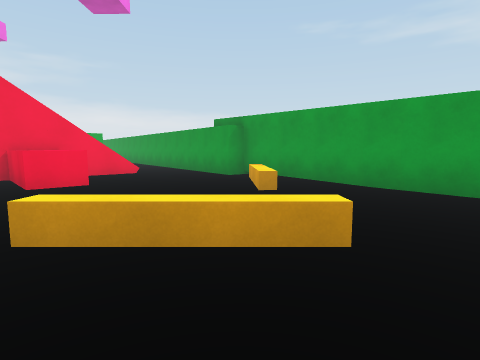
View 1 (above)

16 first-person views from a walk through a scene from a Unity 3-D project. The camera is 1.3 m above the floor, tilts 6° down and sees 80° across. The floor is counted in squares, 2 m on a side. Each view is taken from the middle of a square. On the plan, view 1 faces up. The plan holds only what a view shows up to about 9 squares ahead; the rest is blank. The place goes on beyond the plan. The player is left out. Surface patterns are stand-ins for the level's own textures.

View 2
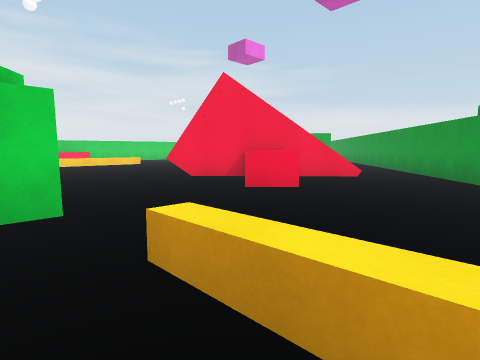

View 3
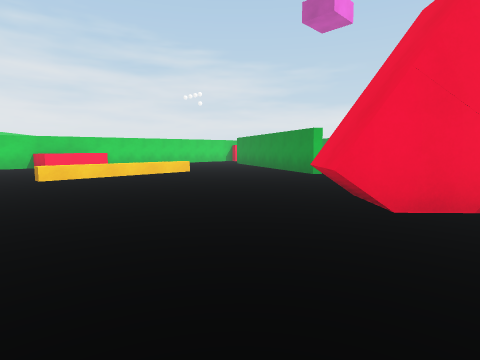

View 4
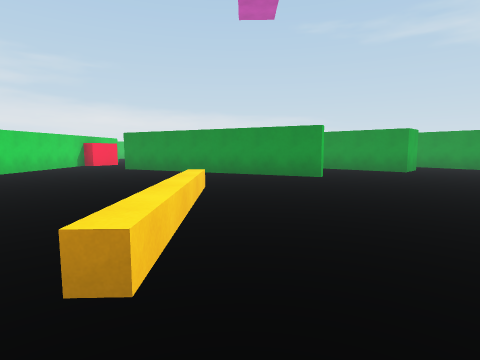

View 5
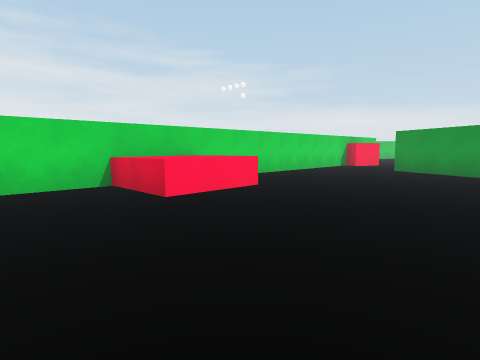

View 6
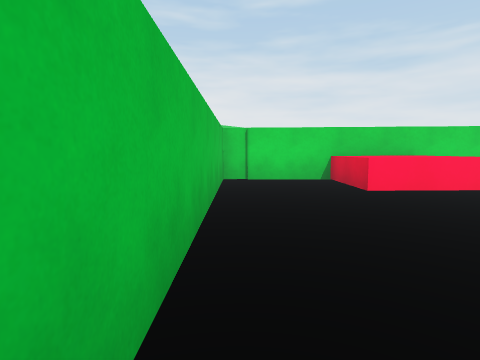

View 7
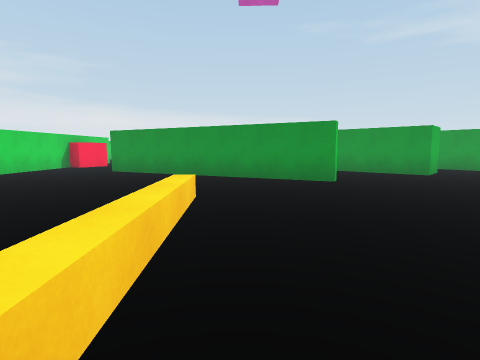

View 8
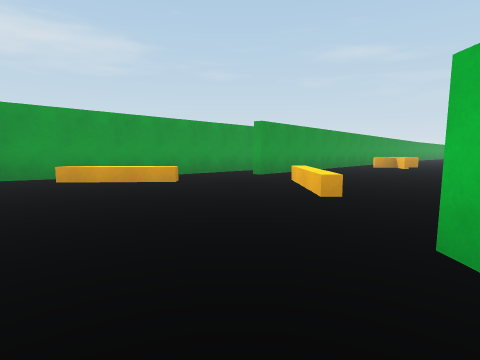

View 9
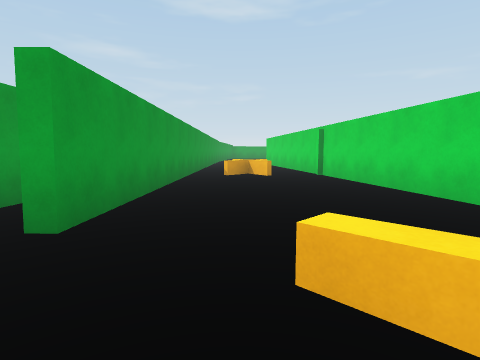

View 10
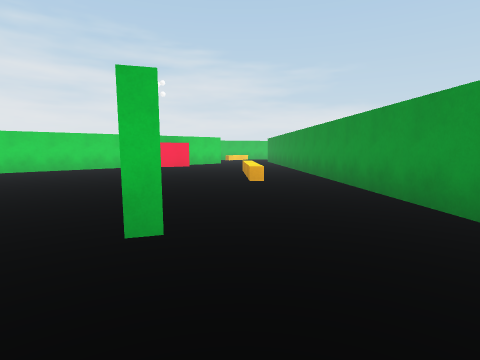

View 11
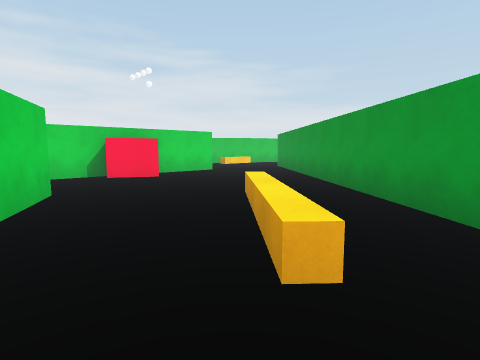

View 12
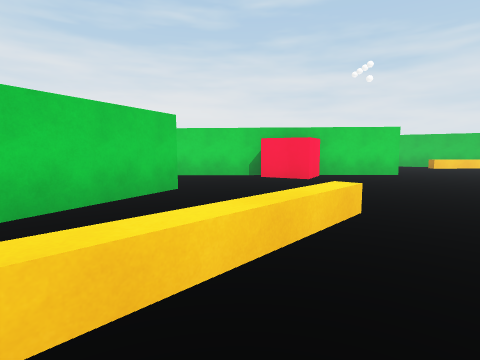

View 13
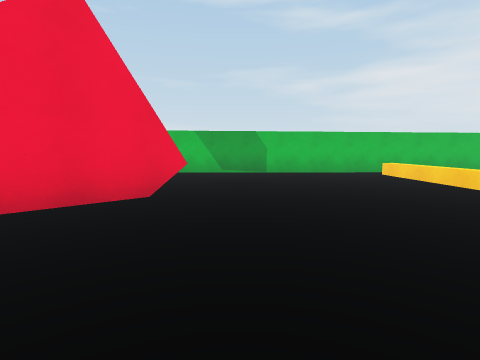

View 14
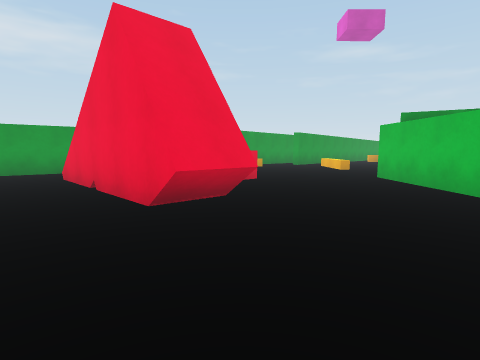

View 15
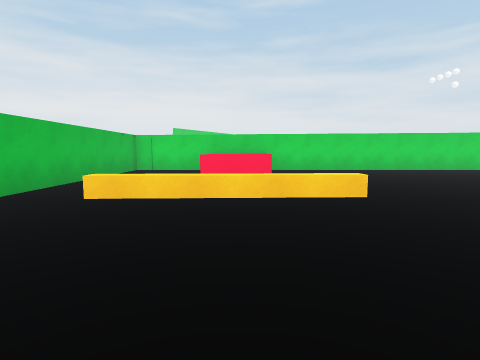

View 16
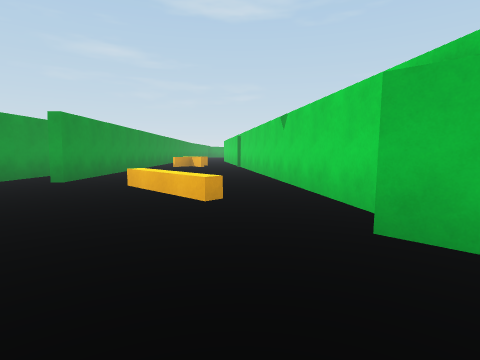

### Floor plan
Key: @ floor where view 1 was taken; # wall or solid block; . floor; / step, stairs or slope; = window, fence, low wall or low ledge; ^ raised ledge.
Columns run from 19 left of view 1 to 7 right of it. Each row starts with its distance up from view 1.
 20 ^.
 19 ... ##
 18 .....##
 17  #....##
 16  #.....##
 15  ##.....##
 14  ##...=..##
 13  #.....^..##
 12  #...#..^..## ..#
 11  #...###....##..##
 10  #.....###.......##
  9  #.......##..../..##
  8  #............//#..##
  7  #.........../##....##
  6  #.....^.....##^...^.##
  5   ^^...^....##.^^..^..#
  4   ^^...^..............##
  3  #.....................#
  2  #................^^..###
  1  ################..... ##
  0                 ##.@...##
 -1                  ###....##
 -2                    ##...=##
 -3                     ##..^
 -4                      ####

Positions as (right, up) in squares from view 1, and headings:
1: (0, 0), facing up
2: (0, 1), facing up-left
3: (-5, 2), facing up-left
4: (-11, 2), facing up
5: (-12, 2), facing up-left
6: (-11, 2), facing left
7: (-11, 3), facing up
8: (-5, 3), facing right
9: (0, 3), facing down-right
10: (-7, 8), facing up-left
11: (-10, 11), facing up-left
12: (-10, 13), facing left
13: (-8, 10), facing down
14: (-10, 5), facing right
15: (-8, 5), facing left
16: (-4, 4), facing down-right
